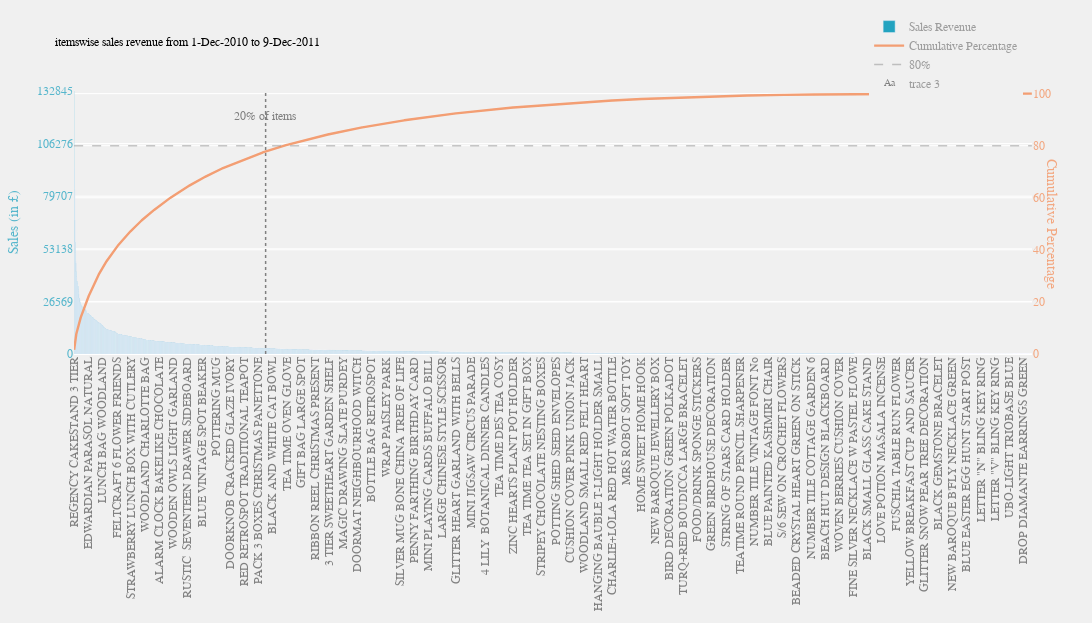

Notebook code cell kept with this figure:
### Code cell
applyPareto(df,'Description','items')

### Figure 1 — Plotly figure (JSON) as saved in the notebook; plotly's stock layout.template omitted (floating-point values rounded to 4 significant figures; data arrays with more than 128 entries replaced by an {"elided": "..."} marker saying what was removed)
{"data": [{"marker": {"color": "rgb(34,163,192)"}, "name": "Sales Revenue", "x": {"elided": "3652 str values"}, "y": {"elided": "3652 float values"}, "type": "bar"}, {"line": {"color": "rgb(243,158,115)", "width": 2.4}, "name": "Cumulative Percentage", "x": {"elided": "3652 str values"}, "y": {"elided": "3652 float values"}, "yaxis": "y2", "type": "scatter"}, {"line": {"color": "rgba(128,128,128,.45)", "dash": "dash", "width": 1.5}, "name": "80%", "x": {"elided": "3652 str values"}, "y": {"elided": "3652 int values"}, "yaxis": "y2", "type": "scatter"}, {"mode": "text", "text": ["20% of items"], "x": [["RETRO COFFEE MUGS ASSORTED"]], "y": [119600.0], "type": "scatter"}], "layout": {"annotations": [{"font": {"color": "rgba(243,158,115,.9)", "family": "Balto, sans-serif", "size": 14}, "showarrow": false, "text": "Cumulative Percentage", "textangle": 90, "x": 1.029, "xref": "paper", "y": 0.75, "yref": "paper"}], "font": {"color": "rgb(128,128,128)", "family": "Balto, sans-serif", "size": 12}, "height": 623, "hovermode": "closest", "legend": {"font": {"color": "rgba(128,128,128,.75)", "family": "Balto, sans-serif", "size": 12}, "x": 0.83, "y": 1.3}, "margin": {"b": 250, "l": 60, "r": 60, "t": 65}, "paper_bgcolor": "rgb(240, 240, 240)", "plot_bgcolor": "rgb(240, 240, 240)", "shapes": [{"line": {"color": "rgb(128,128,128,.45)", "dash": "dot", "width": 1.5}, "type": "line", "x0": 730, "x1": 730, "y0": 0, "y1": 132845}], "showlegend": true, "title": {"font": {"color": "black", "family": "Balto, sans-serif", "size": 12}, "text": "itemswise sales revenue from 1-Dec-2010 to 9-Dec-2011"}, "width": 1500, "xaxis": {"tickangle": -90}, "yaxis": {"dtick": 1, "range": [0, 132845], "tickfont": {"color": "rgba(34,163,192,.75)"}, "tickformat": ".0f", "tickvals": [0, 26569, 53138, 79707, 106276, 132845], "title": {"font": {"color": "rgba(34,163,192,.75)", "family": "Balto, sans-serif", "size": 14}, "text": "Sales (in £)"}}, "yaxis2": {"overlaying": "y", "range": [0, 101], "side": "right", "tickfont": {"color": "rgba(243,158,115,.9)"}, "tickvals": [0, 20, 40, 60, 80, 100]}}}
